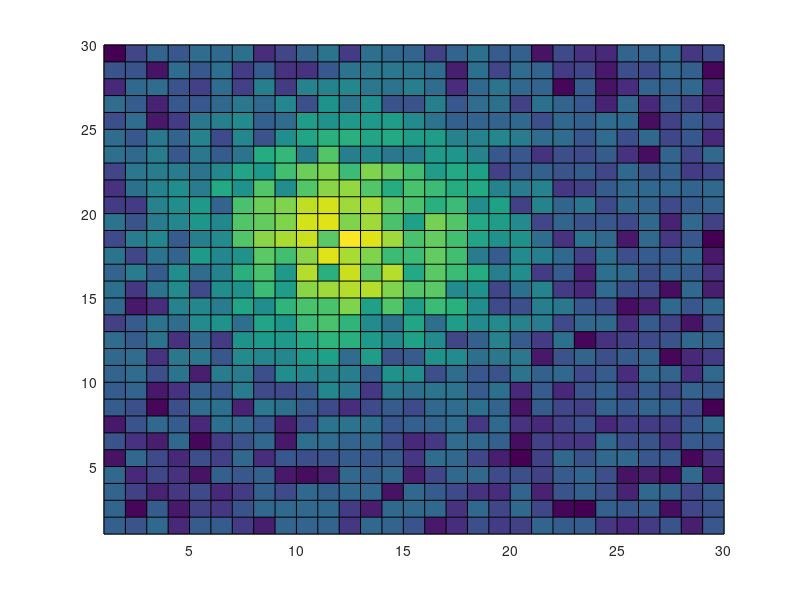
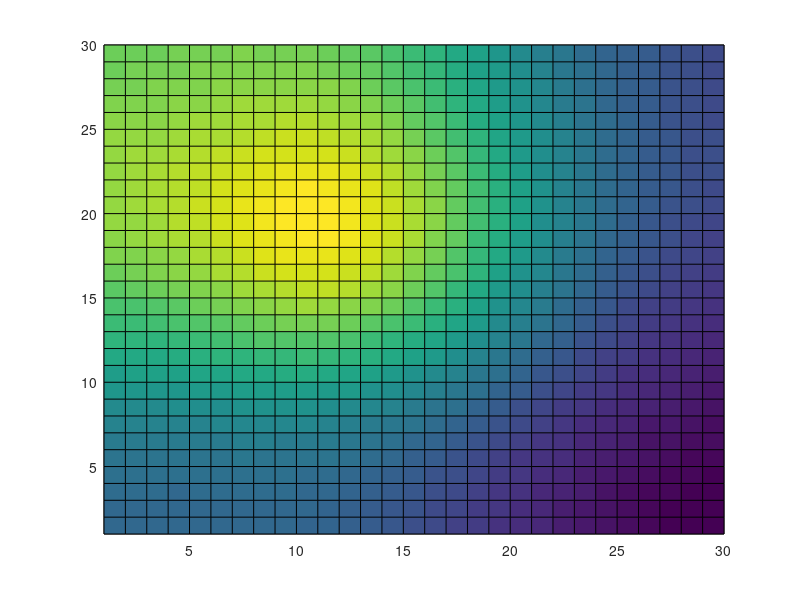

The MATLAB source for these figures, in order:
% code to examine phase synchrony

N = 30; % size of grid
Nsq=N^2;
Xcent = 12; 
Ycent = 18; % center of the grid
scale = 50;
amp = 0.3;

[X,Y]= meshgrid(1:N,1:N);
rad= (X-Xcent).^2+(Y-Ycent).^2;
P = rand(N,N);
Pf =  2.*P.*(1-P);

smth=exp(-rad/scale)+Pf;
figure(1)
 mxsm = max(max(smth));
 smth=smth/mxsm;
pcolor(smth)
 

%create the Nsq x Nsq coupling matrix


offdiag = [ones(N-1,1)]; % off-diagonal 
for j = 1:N-1
offdiag = [offdiag;0;ones(N-1,1)];
end
A=diag(offdiag,1)+diag(offdiag,-1)+diag(ones(N*(N-1),1),N)+diag(ones(N*(N-1),1),-N);
Ad = sum(A);
A=A-diag(Ad);

% create the rhs
rhs=reshape(smth,Nsq,1);

%project out the adjoint nullspace
srhs=sum(rhs);
rhs = rhs-ones(Nsq,1)*srhs/Nsq;

% replace last row of A by ones
A(Nsq,:)=ones(1,Nsq);
rhs(Nsq) = 1;

phase=A\rhs;
nphase = -reshape(phase,N,N);
figure(2)
pcolor(nphase)
 




   

